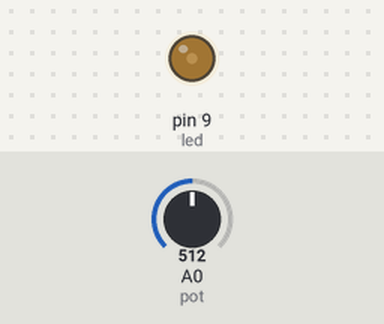
A sketch run on a simulated Arduino Uno, built with avr-gcc and run on an emulated ATmega328P. Parts: output pins drawn as LEDs (lit = HIGH). Inputs (shaded band) come from the test bench; at power-on: A0 (pot) = 512.

Above: at 1.2 s.
1.3 s: A0 (pot) set to 122
At 2.42 s:
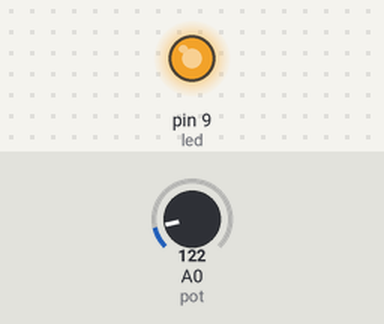
4.3 s: A0 (pot) set to 265
7.3 s: A0 (pot) set to 306
At 8.2 s:
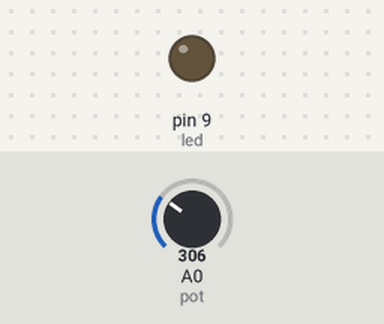
10.3 s: A0 (pot) set to 245
Timing chart, 0 to 14.3 s (numbered marks = the images above; inputs shaded):
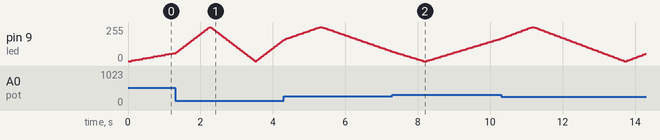

The sketch:

breathe.ino
```cpp
const int led = 9;

void setup() {}
int pot = A0;

void loop() {
  for (int fadeVal = 0; fadeVal <= 255; fadeVal += 5) {
    analogWrite(led, fadeVal);
    delay(analogRead(pot) / 5);
  }
  for (int fadeVal = 255; fadeVal >= 0; fadeVal -= 5) {
    analogWrite(led, fadeVal);
    delay(analogRead(pot) / 5);
  }

}
```
